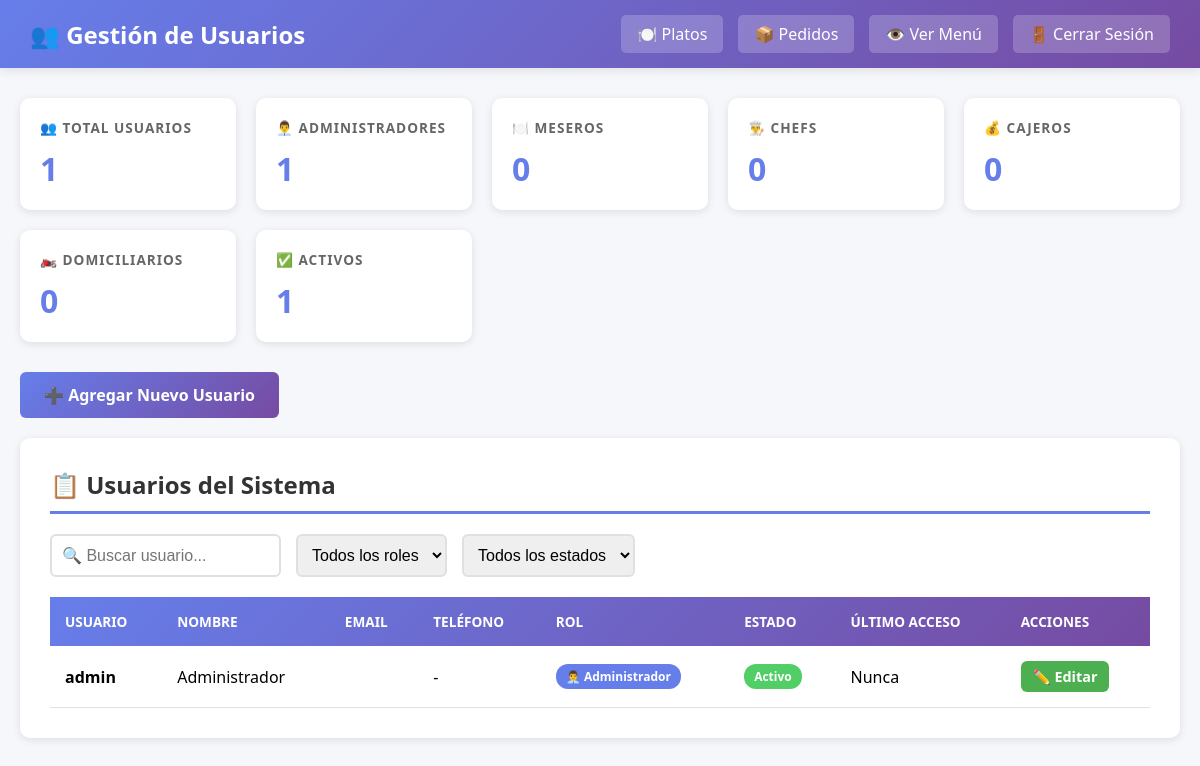
Page /admin_usuarios.php (signed in) on the committed database.
### tables this page shows
CREATE TABLE IF NOT EXISTS `usuarios` (
  `id` int(11) NOT NULL AUTO_INCREMENT,
  `usuario` varchar(50) NOT NULL,
  `clave` varchar(255) NOT NULL,
  `nombre` varchar(100) NOT NULL,
  `rol` enum('admin','mesero','chef','domiciliario','cajero') NOT NULL DEFAULT 'mesero',
  `fecha_creacion` timestamp NOT NULL DEFAULT current_timestamp(),
  `activo` tinyint(1) DEFAULT 1,
  `email` varchar(100) DEFAULT NULL,
  `telefono` varchar(20) DEFAULT NULL,
  `menu_permisos` text DEFAULT NULL,
  `ultimo_acceso` datetime DEFAULT NULL,
  PRIMARY KEY (`id`),
  UNIQUE KEY `usuario` (`usuario`)
);

### auth_helper.php (called while the page is built, shortened)
<?php
function getNombreRol($rol) {
    $roles = [
        'admin' => 'Administrador',
        'mesero' => 'Mesero',
        'chef' => 'Chef',
        'cajero' => 'Cajero',
        'domiciliario' => 'Domiciliario'
    ];
    return isset($roles[$rol]) ? $roles[$rol] : 'Usuario';
}
function getIconoRol($rol) {
    $iconos = [
        'admin' => '👨‍💼',
        'mesero' => '🍽️',
        'chef' => '👨‍🍳',
        'cajero' => '💰',
        'domiciliario' => '🏍️'
    ];
    return isset($iconos[$rol]) ? $iconos[$rol] : '👤';
}
?>

### admin_usuarios.php (the view, shortened to what this page needs)
<?php
require_once 'auth_helper.php';
$conn = getDatabaseConnection();
$stats = [];
$stats['total'] = $conn->query("SELECT COUNT(*) as count FROM usuarios")->fetch_assoc()['count'];
$stats['admins'] = $conn->query("SELECT COUNT(*) as count FROM usuarios WHERE rol = 'admin'")->fetch_assoc()['count'];
$stats['meseros'] = $conn->query("SELECT COUNT(*) as count FROM usuarios WHERE rol = 'mesero'")->fetch_assoc()['count'];
$stats['chefs'] = $conn->query("SELECT COUNT(*) as count FROM usuarios WHERE rol = 'chef'")->fetch_assoc()['count'];
$stats['cajeros'] = $conn->query("SELECT COUNT(*) as count FROM usuarios WHERE rol = 'cajero'")->fetch_assoc()['count'];
$stats['domiciliarios'] = $conn->query("SELECT COUNT(*) as count FROM usuarios WHERE rol = 'domiciliario'")->fetch_assoc()['count'];
$stats['activos'] = $conn->query("SELECT COUNT(*) as count FROM usuarios WHERE activo = 1")->fetch_assoc()['count'];
?>
<!DOCTYPE html>
<html lang="es">
<head>
</head>
<body>
    <div class="admin-navbar">
        <h1>👥 Gestión de Usuarios</h1>
        <div class="navbar-actions">
            <a href="admin.php">🍽️ Platos</a>
            <a href="admin_pedidos.php">📦 Pedidos</a>
            <a href="index.php" target="_blank">👁️ Ver Menú</a>
            <a href="logout.php">🚪 Cerrar Sesión</a>
        </div>
    </div>
    <div class="container">
        <div class="stats-grid">
            <div class="stat-card">
                <h3>👥 Total Usuarios</h3>
                <div class="number"><?php echo $stats['total']; ?></div>
            </div>
            <div class="stat-card">
                <h3>👨‍💼 Administradores</h3>
                <div class="number"><?php echo $stats['admins']; ?></div>
            </div>
            <div class="stat-card">
                <h3>🍽️ Meseros</h3>
                <div class="number"><?php echo $stats['meseros']; ?></div>
            </div>
            <div class="stat-card">
                <h3>👨‍🍳 Chefs</h3>
                <div class="number"><?php echo $stats['chefs']; ?></div>
            </div>
            <div class="stat-card">
                <h3>💰 Cajeros</h3>
                <div class="number"><?php echo $stats['cajeros']; ?></div>
            </div>
            <div class="stat-card">
                <h3>🏍️ Domiciliarios</h3>
                <div class="number"><?php echo $stats['domiciliarios']; ?></div>
            </div>
            <div class="stat-card">
                <h3>✅ Activos</h3>
                <div class="number"><?php echo $stats['activos']; ?></div>
            </div>
        </div>
        <div style="margin-bottom: 20px;">
            <a href="#" onclick="mostrarFormulario()" class="btn btn-primary">➕ Agregar Nuevo Usuario</a>
        </div>
        <div class="section">
            <h2>📋 Usuarios del Sistema</h2>
            <div class="filters">
                <input type="text" id="searchUser" placeholder="🔍 Buscar usuario..." onkeyup="filtrarTabla()">
                <select id="filterRol" onchange="filtrarTabla()">
                    <option value="">Todos los roles</option>
                </select>
                <select id="filterEstado" onchange="filtrarTabla()">
                    <option value="">Todos los estados</option>
                </select>
            </div>
            <?php
            $sql = "SELECT id, usuario, nombre, email, telefono, rol, activo, fecha_creacion, ultimo_acceso
                    FROM usuarios
                    ORDER BY rol ASC, nombre ASC";
            $result = $conn->query($sql);
            if ($result->num_rows > 0) {
                echo '<table id="usuariosTable">';
                echo '<thead>';
                echo '<tr>';
                echo '<th>Usuario</th>';
                echo '<th>Nombre</th>';
                echo '<th>Email</th>';
                echo '<th>Teléfono</th>';
                echo '<th>Rol</th>';
                echo '<th>Estado</th>';
                echo '<th>Último Acceso</th>';
                echo '<th>Acciones</th>';
                echo '</tr>';
                echo '</thead>';
                echo '<tbody>';
                while($row = $result->fetch_assoc()) {
                    $rolClass = 'badge-' . $row['rol'];
                    $estadoClass = $row['activo'] ? 'badge-activo' : 'badge-inactivo';
                    $estadoTexto = $row['activo'] ? 'Activo' : 'Inactivo';
                    $rolIcono = getIconoRol($row['rol']);
                    $rolNombre = getNombreRol($row['rol']);
                    echo '<tr data-usuario="' . htmlspecialchars($row['usuario']) . '" data-rol="' . $row['rol'] . '" data-activo="' . $row['activo'] . '">';
                    echo '<td><strong>' . htmlspecialchars($row['usuario']) . '</strong></td>';
                    echo '<td>' . htmlspecialchars($row['nombre']) . '</td>';
                    echo '<td>' . htmlspecialchars($row['email']) . '</td>';
                    echo '<td>' . htmlspecialchars($row['telefono'] ?? '-') . '</td>';
                    echo '<td><span class="badge ' . $rolClass . '">' . $rolIcono . ' ' . $rolNombre . '</span></td>';
                    echo '<td><span class="badge ' . $estadoClass . '">' . $estadoTexto . '</span></td>';
                    echo '<td>' . ($row['ultimo_acceso'] ? date('d/m/Y H:i', strtotime($row['ultimo_acceso'])) : 'Nunca') . '</td>';
                    echo '<td>';
                    echo '<div class="action-buttons">';
                    echo '<a href="editar_usuario.php?id=' . $row['id'] . '" class="btn btn-small btn-edit">✏️ Editar</a>';
                    echo '</div>';
                    echo '</td>';
                    echo '</tr>';
                }
                echo '</tbody>';
                echo '</table>';
            } else {
                echo '<p style="text-align: center; color: #999; padding: 40px;">No hay usuarios en el sistema.</p>';
            }
            ?>
        </div>
    </div>
</body>
</html>

### admin_usuarios.php (style rules this page uses)
* { margin: 0; padding: 0; box-sizing: border-box; }
body { font-family: 'Segoe UI', Tahoma, Geneva, Verdana, sans-serif; background: #f5f7fa; }
.admin-navbar { background: linear-gradient(135deg, #667eea 0%, #764ba2 100%); color: white; padding: 15px 30px; display: flex; justify-content: space-between; align-items: center; box-shadow: 0 2px 10px rgba(0,0,0,0.1); position: sticky; top: 0; z-index: 100; }
.admin-navbar h1 { font-size: 1.5em; font-weight: 600; }
.navbar-actions { display: flex; gap: 15px; }
.navbar-actions a { color: white; text-decoration: none; padding: 8px 16px; background: rgba(255,255,255,0.2); border-radius: 5px; transition: all 0.3s; }
.container { max-width: 1400px; margin: 30px auto; padding: 0 20px; }
.stats-grid { display: grid; grid-template-columns: repeat(auto-fit, minmax(200px, 1fr)); gap: 20px; margin-bottom: 30px; }
.stat-card { background: white; padding: 20px; border-radius: 10px; box-shadow: 0 2px 8px rgba(0,0,0,0.1); transition: transform 0.3s; }
.stat-card h3 { font-size: 0.85em; color: #666; margin-bottom: 10px; text-transform: uppercase; letter-spacing: 1px; }
.stat-card .number { font-size: 2em; font-weight: bold; color: #667eea; }
.section { background: white; padding: 30px; border-radius: 10px; box-shadow: 0 2px 8px rgba(0,0,0,0.1); margin-bottom: 30px; }
.section h2 { color: #333; margin-bottom: 20px; padding-bottom: 10px; border-bottom: 3px solid #667eea; }
.btn { padding: 12px 24px; border: none; border-radius: 6px; font-size: 1em; font-weight: 600; cursor: pointer; transition: all 0.3s; text-decoration: none; display: inline-block; }
.btn-primary { background: linear-gradient(135deg, #667eea 0%, #764ba2 100%); color: white; }
.btn-small { padding: 6px 12px; font-size: 0.9em; }
.btn-edit { background: #4CAF50; color: white; }
table { width: 100%; border-collapse: collapse; margin-top: 20px; }
thead { background: linear-gradient(135deg, #667eea 0%, #764ba2 100%); color: white; }
th { padding: 15px; text-align: left; font-weight: 600; text-transform: uppercase; font-size: 0.85em; }
td { padding: 15px; border-bottom: 1px solid #e0e0e0; }
.badge { display: inline-block; padding: 4px 10px; border-radius: 12px; font-size: 0.75em; font-weight: bold; }
.badge-admin { background: #667eea; color: white; }
.badge-activo { background: #51cf66; color: white; }
.filters { display: flex; gap: 15px; margin-bottom: 20px; flex-wrap: wrap; }
.filters input, .filters select { padding: 10px; border: 2px solid #e0e0e0; border-radius: 6px; font-size: 1em; }
.action-buttons { display: flex; gap: 8px; }

### rows in the picture
usuarios: usuario "admin", nombre "Administrador", telefono "-", rol "👨‍💼", rol "Administrador", activo "Activo", shows "Nunca"

### other values in the picture
$stats['total'] "1"
$stats['admins'] "1"
$stats['meseros'] "0"
$stats['chefs'] "0"
$stats['cajeros'] "0"
$stats['domiciliarios'] "0"
$stats['activos'] "1"
